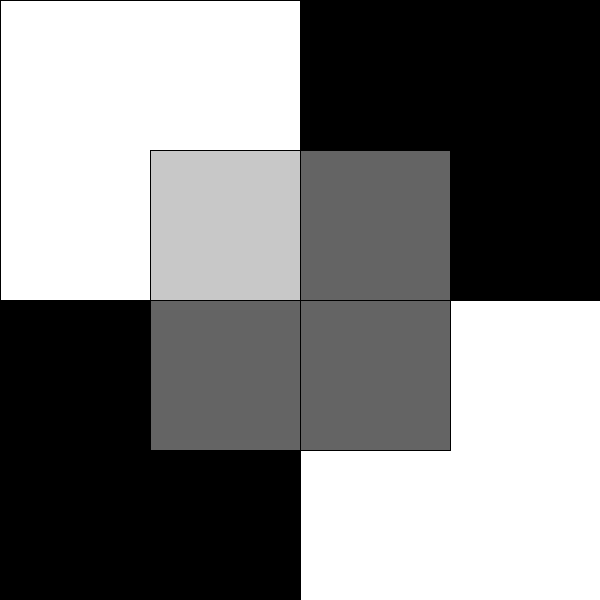
Frame 1 (no input)
Frame 60 (the mouse pressed at the canvas centre just before this capture): identical to frame 1, image omitted
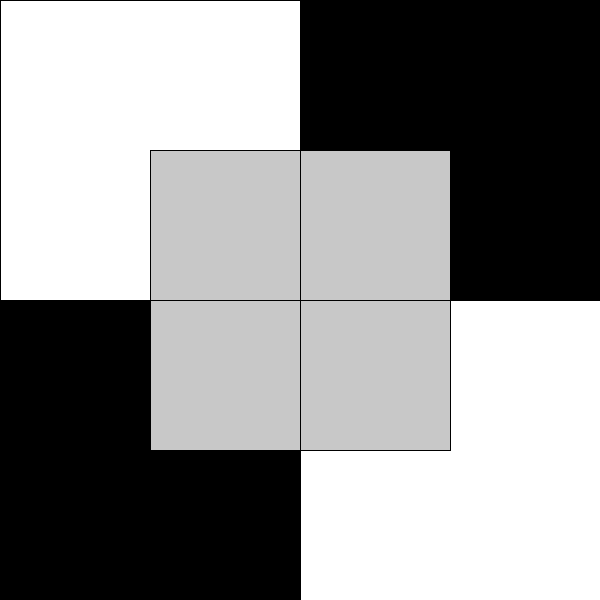
Frame 120 (the mouse held since frame 60 and released just before this capture)

The Processing sketch that drew these frames (run headless with seeded random() and noise(); from frame 60 on, the mouse is pressed at the canvas centre):

// Processing sketch: processing_105209
// ── processing_105209.pde

int highlight = 0;
int q = 300;

void setup () {
  size(600, 600);
  background(0);
}

void draw () {
  


  //checkers
  
  fill(255);
  rect(0, 0, width/2, width/2);
  rect(width/2, width/2, width/2, width/2);
  fill(0);
  rect(0,width/2, width/2, width/2);
  rect(width/2, 0, width/2, width/2);
  
  //inner
  
  fill(100);
  
      if (mouseX <= q && mouseY <= q) {
fill(200);
}

  rect(width/4, width/4, width/4, width/4);
  
  fill(100);
  
      if (mouseX >= q && mouseY >= q) {
fill(200);
}

  rect(width/2, width/2, width/4, width/4);
  
  fill(100);
  
        if (mouseX >= q && mouseY >= q) {
fill(200);
}

  fill(100);
  
  if (mouseX >= q && mouseY <= q) {
fill(200);
}

  rect(300, 150, width/4, width/4);

  fill(100);
  
  if (mouseX <= q && mouseY >= q) {
fill(200);
}

  rect(150, 300, width/4, width/4);
}
